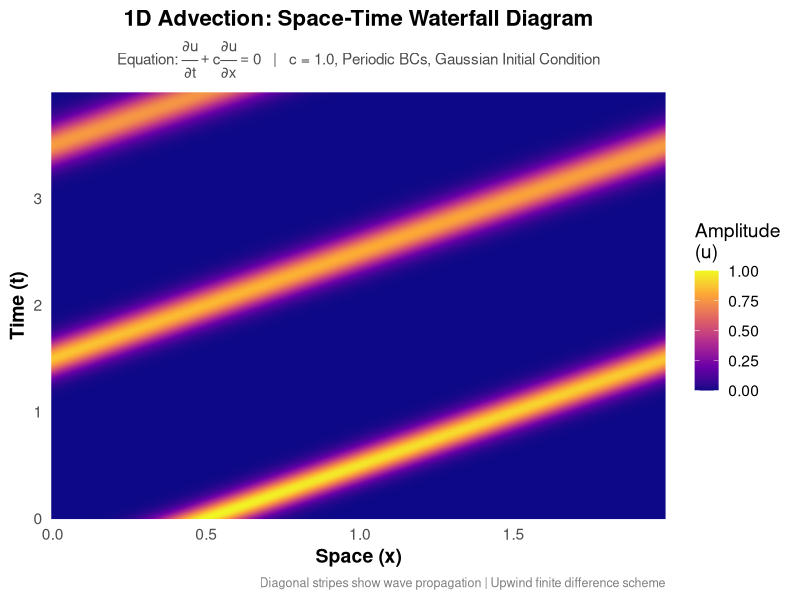
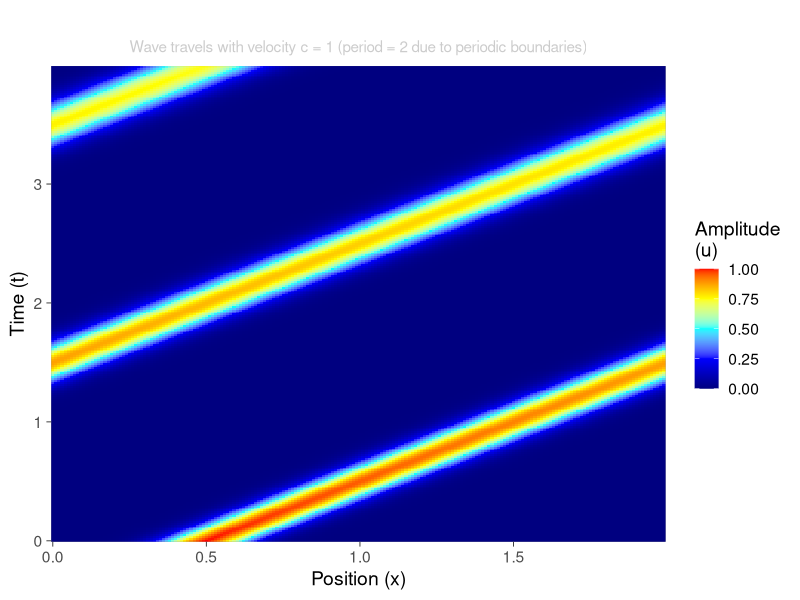
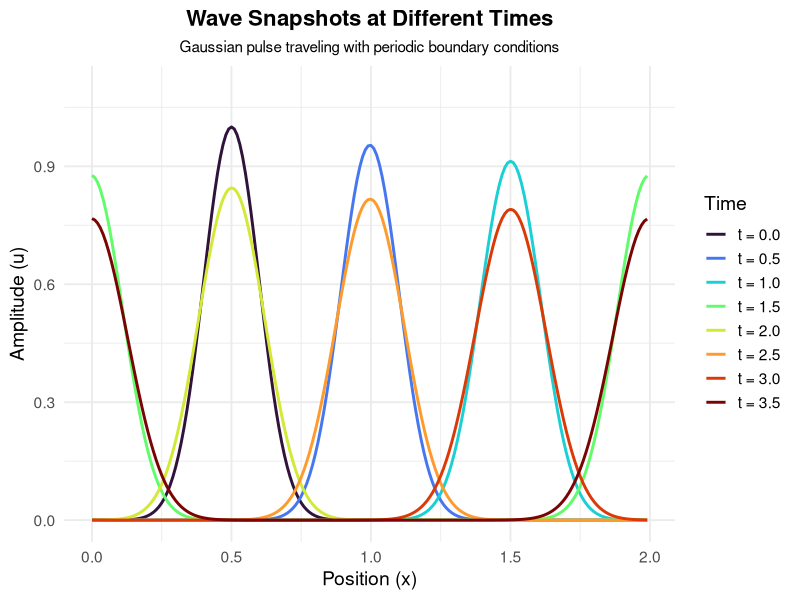
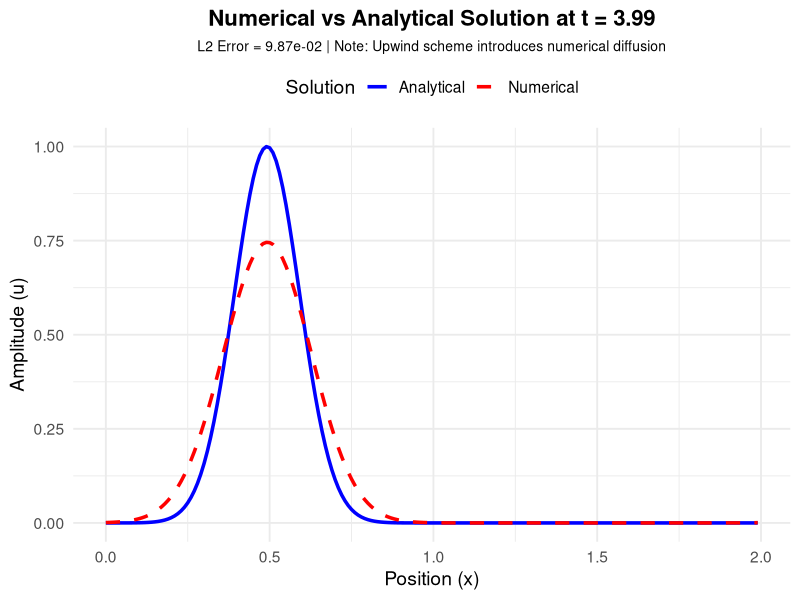
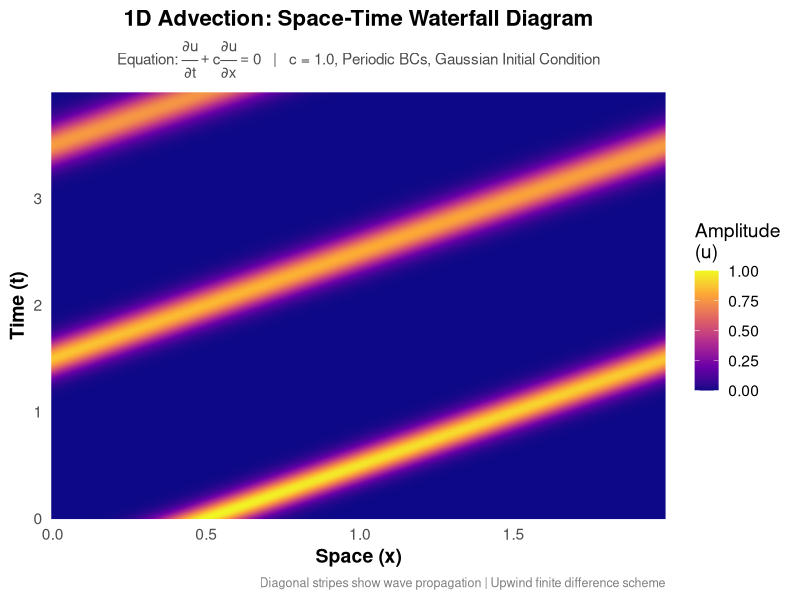
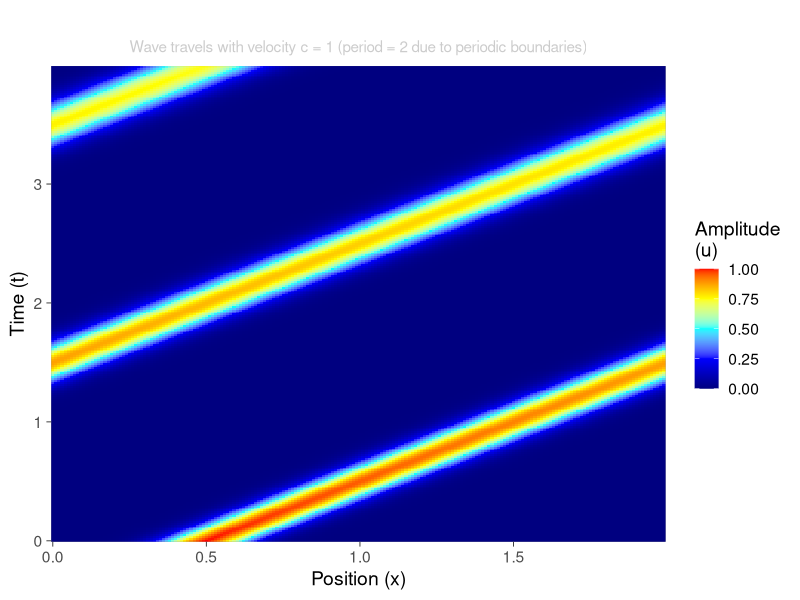
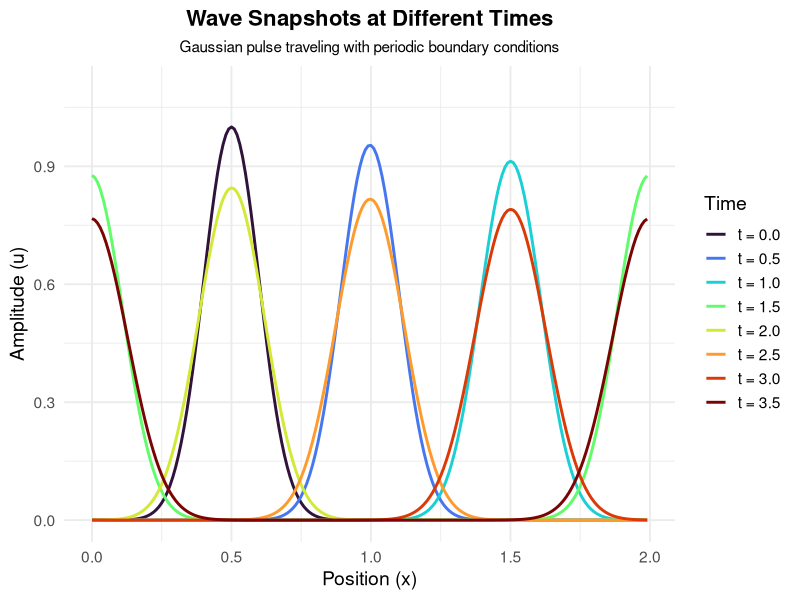
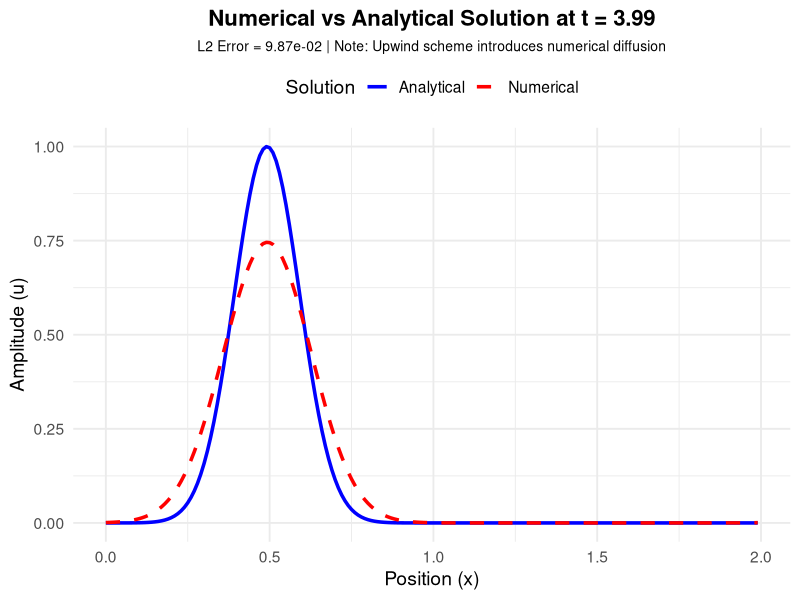

Generate these figures, in order, with R:
# 1D Advection Simulation: Space-Time Waterfall Visualization
# Simulating ∂u/∂t + c(∂u/∂x) = 0 with periodic boundary conditions

# Load required libraries
library(ggplot2)
library(reshape2)

# ============================================================================
# SIMULATION PARAMETERS
# ============================================================================

# Spatial domain
L <- 2.0 # Domain length [0, L]
Nx <- 200 # Number of spatial grid points
dx <- L / Nx # Spatial step size
x <- seq(0, L - dx, by = dx) # Spatial grid (periodic, so exclude endpoint)

# Temporal domain
c <- 1.0 # Advection velocity
CFL <- 0.8 # Courant-Friedrichs-Lewy number (stability condition: CFL <= 1)
dt <- CFL * dx / abs(c) # Time step (derived from CFL condition)
T_final <- 4.0 # Total simulation time
Nt <- ceiling(T_final / dt) # Number of time steps
t <- seq(0, (Nt - 1) * dt, by = dt) # Time grid

cat("============================================\n")
cat("1D ADVECTION SIMULATION PARAMETERS\n")
cat("============================================\n")
cat(sprintf("Domain: x ∈ [0, %.1f]\n", L))
cat(sprintf("Grid points (Nx): %d\n", Nx))
cat(sprintf("Spatial step (dx): %.6f\n", dx))
cat(sprintf("Advection velocity (c): %.1f\n", c))
cat(sprintf("CFL number: %.2f\n", CFL))
cat(sprintf("Time step (dt): %.6f\n", dt))
cat(sprintf("Total time: %.2f\n", T_final))
cat(sprintf("Time steps (Nt): %d\n", Nt))
cat("============================================\n\n")

# ============================================================================
# INITIAL CONDITION: Gaussian Pulse
# ============================================================================

# Gaussian pulse parameters
x0 <- 0.5 # Initial center of the pulse
sigma <- 0.1 # Width of the Gaussian

# Initial condition: u(x, 0) = exp(-((x - x0)^2) / (2 * sigma^2))
u_initial <- exp(-((x - x0)^2) / (2 * sigma^2))

# ============================================================================
# STORAGE MATRIX FOR SPACE-TIME DATA
# ============================================================================

# Create matrix to store solution at all time steps
# Rows = time steps, Columns = spatial points
u_history <- matrix(0, nrow = Nt, ncol = Nx)

# Store initial condition
u_history[1, ] <- u_initial

# ============================================================================
# NUMERICAL SCHEME: Upwind Finite Difference Method
# ============================================================================

# For c > 0, use backward difference (upwind scheme):
# u_j^{n+1} = u_j^n - c * (dt/dx) * (u_j^n - u_{j-1}^n)
#
# This is first-order accurate and stable for CFL <= 1

cat("Running simulation using Upwind scheme...\n")

# Current solution vector
u <- u_initial

# Time-stepping loop
for (n in 2:Nt) {
  # Store previous state
  u_old <- u

  # Apply upwind scheme with periodic boundaries
  if (c > 0) {
    # Backward difference for positive velocity
    # j-1 index with periodic boundary (wrap around)
    u_left <- c(u_old[Nx], u_old[1:(Nx - 1)]) # Shifted array for u_{j-1}
    u <- u_old - c * (dt / dx) * (u_old - u_left)
  } else {
    # Forward difference for negative velocity
    # j+1 index with periodic boundary
    u_right <- c(u_old[2:Nx], u_old[1]) # Shifted array for u_{j+1}
    u <- u_old - c * (dt / dx) * (u_right - u_old)
  }

  # Store current state
  u_history[n, ] <- u

  # Progress indicator
  if (n %% 100 == 0) {
    cat(sprintf("  Time step %d / %d (t = %.3f)\n", n, Nt, t[n]))
  }
}

cat("Simulation complete!\n\n")

# ============================================================================
# DATA RESHAPING FOR VISUALIZATION
# ============================================================================

cat("Reshaping data for visualization...\n")

# Convert matrix to dataframe for ggplot2
# We'll downsample if there are too many time steps for smooth plotting
downsample_factor <- max(1, floor(Nt / 200)) # Keep ~200 time slices max

time_indices <- seq(1, Nt, by = downsample_factor)
u_downsampled <- u_history[time_indices, ]
t_downsampled <- t[time_indices]

# Create a dataframe in long format
spacetime_df <- expand.grid(
  x = x,
  t = t_downsampled
)

# Add amplitude values (need to transpose and vectorize properly)
spacetime_df$u <- as.vector(t(u_downsampled))

cat(sprintf("Data reshaped: %d rows for plotting\n", nrow(spacetime_df)))
cat(sprintf(
  "Time slices: %d (downsampled from %d)\n\n",
  length(t_downsampled),
  Nt
))

# ============================================================================
# VISUALIZATION: Space-Time Heatmap
# ============================================================================

cat("Creating Space-Time Heatmap...\n")

# Main space-time plot
p1 <- ggplot(spacetime_df, aes(x = x, y = t, fill = u)) +
  geom_raster(interpolate = TRUE) +
  scale_fill_viridis_c(
    option = "plasma",
    name = "Amplitude\n(u)",
    limits = c(0, 1)
  ) +
  labs(
    title = "1D Advection: Space-Time Waterfall Diagram",
    subtitle = expression(paste(
      "Equation: ",
      frac(partialdiff * u, partialdiff * t) +
        c * frac(partialdiff * u, partialdiff * x) ==
        0,
      "   |   c = 1.0, Periodic BCs, Gaussian Initial Condition"
    )),
    x = "Space (x)",
    y = "Time (t)",
    caption = "Diagonal stripes show wave propagation | Upwind finite difference scheme"
  ) +
  theme_minimal(base_size = 14) +
  theme(
    plot.title = element_text(face = "bold", size = 16, hjust = 0.5),
    plot.subtitle = element_text(size = 11, hjust = 0.5, color = "gray30"),
    plot.caption = element_text(size = 9, color = "gray50"),
    legend.position = "right",
    panel.grid = element_blank(),
    axis.title = element_text(face = "bold")
  ) +
  coord_cartesian(expand = FALSE)

# Display the plot
print(p1)

# Save the plot
ggsave("advection_spacetime.png", p1, width = 10, height = 8, dpi = 150)
cat("Plot saved as 'advection_spacetime.png'\n\n")

# ============================================================================
# ADDITIONAL VISUALIZATION: Alternative Color Scheme
# ============================================================================

# Create an alternative visualization with different aesthetics
p2 <- ggplot(spacetime_df, aes(x = x, y = t, fill = u)) +
  geom_tile() +
  scale_fill_gradientn(
    colors = c("navy", "blue", "cyan", "yellow", "red"),
    name = "Amplitude\n(u)",
    limits = c(0, 1)
  ) +
  labs(
    title = "Space-Time Evolution of Gaussian Pulse",
    subtitle = "Wave travels with velocity c = 1 (period = 2 due to periodic boundaries)",
    x = "Position (x)",
    y = "Time (t)"
  ) +
  theme_dark(base_size = 14) +
  theme(
    plot.title = element_text(
      face = "bold",
      size = 16,
      hjust = 0.5,
      color = "white"
    ),
    plot.subtitle = element_text(size = 11, hjust = 0.5, color = "gray80"),
    legend.position = "right",
    panel.grid = element_blank()
  ) +
  coord_cartesian(expand = FALSE)

print(p2)

# Save alternative plot
ggsave("advection_spacetime_alt.png", p2, width = 10, height = 8, dpi = 150)
cat("Alternative plot saved as 'advection_spacetime_alt.png'\n\n")

# ============================================================================
# SNAPSHOT VISUALIZATION: Wave at Different Times
# ============================================================================

# Select specific time snapshots
snapshot_times <- c(0, 0.5, 1.0, 1.5, 2.0, 2.5, 3.0, 3.5)
snapshot_indices <- sapply(snapshot_times, function(ts) which.min(abs(t - ts)))

# Create snapshot dataframe
snapshot_df <- data.frame()
for (i in seq_along(snapshot_times)) {
  idx <- snapshot_indices[i]
  temp_df <- data.frame(
    x = x,
    u = u_history[idx, ],
    time_label = sprintf("t = %.1f", t[idx])
  )
  snapshot_df <- rbind(snapshot_df, temp_df)
}

# Snapshot plot
p3 <- ggplot(snapshot_df, aes(x = x, y = u, color = time_label)) +
  geom_line(linewidth = 1) +
  scale_color_viridis_d(option = "turbo", name = "Time") +
  labs(
    title = "Wave Snapshots at Different Times",
    subtitle = "Gaussian pulse traveling with periodic boundary conditions",
    x = "Position (x)",
    y = "Amplitude (u)"
  ) +
  theme_minimal(base_size = 14) +
  theme(
    plot.title = element_text(face = "bold", size = 16, hjust = 0.5),
    plot.subtitle = element_text(size = 11, hjust = 0.5),
    legend.position = "right"
  ) +
  ylim(0, 1.1)

print(p3)

# Save snapshot plot
ggsave("advection_snapshots.png", p3, width = 10, height = 6, dpi = 150)
cat("Snapshot plot saved as 'advection_snapshots.png'\n\n")

# ============================================================================
# VERIFICATION: Analytical Solution Comparison
# ============================================================================

cat("============================================\n")
cat("VERIFICATION: Comparing with Analytical Solution\n")
cat("============================================\n")

# Analytical solution: u(x,t) = u0(x - ct) with periodic boundaries
analytical_solution <- function(x, t, x0, sigma, c, L) {
  # Position shifted by advection (with periodic wrap)
  x_shifted <- (x - c * t) %% L
  # Handle negative modulo
  x_shifted[x_shifted < 0] <- x_shifted[x_shifted < 0] + L
  # Gaussian at shifted position
  exp(-((x_shifted - x0)^2) / (2 * sigma^2))
}

# Compare at final time
u_numerical <- u_history[Nt, ]
u_analytical <- analytical_solution(x, t[Nt], x0, sigma, c, L)

# Calculate error
L2_error <- sqrt(sum((u_numerical - u_analytical)^2) * dx)
Linf_error <- max(abs(u_numerical - u_analytical))

cat(sprintf("Final time: t = %.3f\n", t[Nt]))
cat(sprintf("L2 Error: %.6e\n", L2_error))
cat(sprintf("L∞ Error: %.6e\n", Linf_error))
cat("(Note: Upwind scheme has numerical diffusion - this is expected)\n")
cat("============================================\n\n")

# Comparison plot
comparison_df <- data.frame(
  x = rep(x, 2),
  u = c(u_numerical, u_analytical),
  type = rep(c("Numerical", "Analytical"), each = Nx)
)

p4 <- ggplot(comparison_df, aes(x = x, y = u, color = type, linetype = type)) +
  geom_line(linewidth = 1.2) +
  scale_color_manual(values = c("Analytical" = "blue", "Numerical" = "red")) +
  scale_linetype_manual(
    values = c("Analytical" = "solid", "Numerical" = "dashed")
  ) +
  labs(
    title = sprintf("Numerical vs Analytical Solution at t = %.2f", t[Nt]),
    subtitle = sprintf(
      "L2 Error = %.2e | Note: Upwind scheme introduces numerical diffusion",
      L2_error
    ),
    x = "Position (x)",
    y = "Amplitude (u)",
    color = "Solution",
    linetype = "Solution"
  ) +
  theme_minimal(base_size = 14) +
  theme(
    plot.title = element_text(face = "bold", size = 16, hjust = 0.5),
    plot.subtitle = element_text(size = 10, hjust = 0.5),
    legend.position = "top"
  )

print(p4)

ggsave("advection_comparison.png", p4, width = 10, height = 6, dpi = 150)
cat("Comparison plot saved as 'advection_comparison.png'\n\n")

# ============================================================================
# SUMMARY
# ============================================================================

cat("============================================\n")
cat("SIMULATION SUMMARY\n")
cat("============================================\n")
cat("Physics: 1D Linear Advection Equation\n")
cat("Method: First-order Upwind Finite Difference\n")
cat("Boundary: Periodic (wave wraps around domain)\n")
cat("Initial Condition: Gaussian pulse\n")
cat("\nOutput Files:\n")
cat("  1. advection_spacetime.png - Main space-time heatmap\n")
cat("  2. advection_spacetime_alt.png - Alternative color scheme\n")
cat("  3. advection_snapshots.png - Wave profiles at different times\n")
cat("  4. advection_comparison.png - Numerical vs analytical solution\n")
cat("\nInterpretation:\n")
cat("  - Diagonal stripes in heatmap show wave propagation\n")
cat("  - Slope of stripes = 1/c (inverse of wave speed)\n")
cat("  - Wave completes one period through domain in t = L/c = 2\n")
cat("============================================\n")
